Frame 1 (no input): blank canvas, image omitted
Frame 60 (the mouse pressed at the canvas centre just before this capture): blank canvas, image omitted
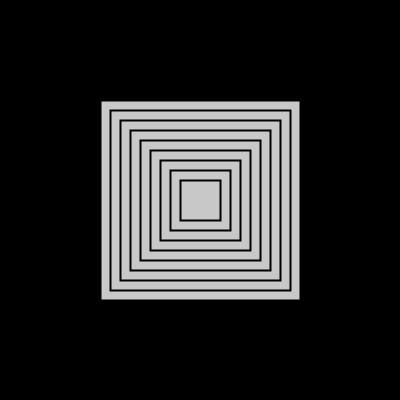
Frame 120 (the mouse held since frame 60 and released just before this capture)

The Processing sketch whose frames 1 and 60 were blank and that drew this single picture after the mouse press (run headless with seeded random() and noise(); from frame 60 on, the mouse is pressed at the canvas centre):

// Processing sketch: processing_28709
// ── processing_28709.pde

int colores;
void setup(){
  
size(400,400);
background (0);
colores = 50;
}

void draw(){
 colores= colores + 5;

strokeWeight(2);

 rectMode(CENTER);
       fill (mouseY,mouseY,mouseX );
          rect(200,200,200, 200);
                fill (mouseY,mouseX,mouseY );
 ;        rect(200,200,180, 180);
        fill (mouseX,mouseY,mouseY );
        rect(200,200,160, 160);
                         fill (mouseX,mouseX,mouseY );
       rect(200,200,140, 140);
               fill (mouseX,mouseY,mouseX );
      rect(200,200,120, 120);
                               fill (mouseY,mouseX,mouseX );
     rect(200,200,100, 100);
       fill (mouseY,mouseY,mouseX );
    rect(200,200,80, 80);
                fill (mouseY,mouseX,mouseY );
   rect(200,200,60, 60);
        fill (mouseX,mouseY,mouseY );
 rect(200,200,40, 40);
}
